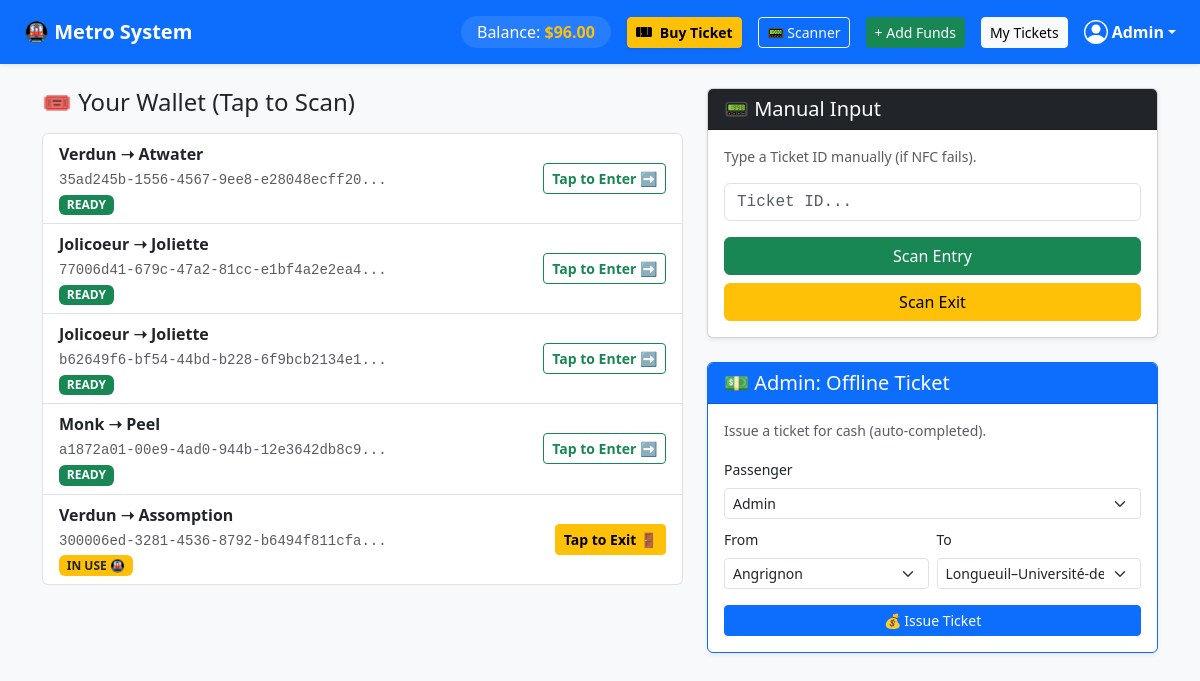
The app's page /scanner/ (signed in) with its own data.
### core/models.py (models this page shows, shortened)
class User(AbstractUser):
    is_passenger = models.BooleanField(default=True)
    balance = models.DecimalField(max_digits=10, decimal_places=2, default=0.00)

class Ticket(models.Model):
    STATUS_CHOICES = (
        ('ACTIVE', 'Active'),
        ('USED', 'Used'),
        ('EXPIRED', 'Expired'),
        ('CANCELLED', 'Cancelled'),
    )
    ticket_id = models.UUIDField(default=uuid.uuid4, editable=False, unique=True)
    user = models.ForeignKey(User, on_delete=models.CASCADE, related_name='tickets')
    source = models.ForeignKey(Station, related_name='source_tickets', on_delete=models.CASCADE)
    destination = models.ForeignKey(Station, related_name='dest_tickets', on_delete=models.CASCADE)
    status = models.CharField(max_length=10, choices=STATUS_CHOICES, default='ACTIVE')
    created_at = models.DateTimeField(auto_now_add=True)
    price = models.DecimalField(max_digits=6, decimal_places=2)
    status = models.CharField(max_length=10, choices=STATUS_CHOICES, default='ACTIVE')
    created_at = models.DateTimeField(auto_now_add=True)
    entry_time = models.DateTimeField(null=True, blank=True)
    exit_time = models.DateTimeField(null=True, blank=True)
    route_info = models.TextField(default="Direct Trip")

class Station(models.Model):
    name = models.CharField(max_length=100, unique=True)
    distance_from_hub = models.FloatField(default=0.0, help_text="Distance in km from the central station")

### core/views.py (the view)
# urls.py: path('scanner/', views.scanner_view, name='scanner'),
@login_required
def scanner_view(request):
    user_tickets = Ticket.objects.filter(user=request.user).order_by('-created_at')
    all_users = User.objects.all() if request.user.is_superuser else None
    stations = Station.objects.all() if request.user.is_superuser else None
    context = {
        'user_tickets': user_tickets,
        'all_users': all_users,
        'stations': stations
    }
    return render(request, 'core/scanner.html', context)

### core/templates/core/scanner.html (shortened to what this page needs)
{% extends 'core/base.html' %}
{% block content %}
<div class="row">
    <div class="col-md-7 mb-4">
        <h4 class="mb-3">🎟 Your Wallet (Tap to Scan)</h4>
        {% if user_tickets %}
            <div class="list-group">
                {% for ticket in user_tickets %}
                    <div class="list-group-item d-flex justify-content-between align-items-center">
                        <div>
                            <strong>{{ ticket.source.name }} ➝ {{ ticket.destination.name }}</strong><br>
                            <small class="text-muted font-monospace">{{ ticket.ticket_id|slice:":8" }}...</small>
                            <br>
                            {% if ticket.status == 'CANCELLED' %}
                                <span class="badge bg-danger">CANCELLED</span>
                            {% elif ticket.status == 'USED' %}
                                <span class="badge bg-secondary">USED</span>
                            {% elif ticket.entry_time and not ticket.exit_time %}
                                <span class="badge bg-warning text-dark">IN USE 🚇</span>
                            {% else %}
                                <span class="badge bg-success">READY</span>
                            {% endif %}
                        </div>
                        <div>
                            {% if ticket.status == 'ACTIVE' %}
                                {% if not ticket.entry_time %}
                                    <button onclick="quickScan('{{ ticket.ticket_id }}', 'entry')" class="btn btn-sm btn-outline-success fw-bold">
                                        Tap to Enter ➡️
                                    </button>
                                {% elif ticket.entry_time and not ticket.exit_time %}
                                    <button onclick="quickScan('{{ ticket.ticket_id }}', 'exit')" class="btn btn-sm btn-warning fw-bold">
                                        Tap to Exit 🚪
                                    </button>
                                {% endif %}
                            {% else %}
                                <button disabled class="btn btn-sm btn-light text-muted">History</button>
                            {% endif %}
                        </div>
                    </div>
                {% endfor %}
            </div>
        {% else %}
            <div class="alert alert-info">No tickets found. <a href="{% url 'buy_ticket' %}">Buy one?</a></div>
        {% endif %}
    </div>
    <div class="col-md-5">
        <div class="card shadow-sm mb-4">
            <div class="card-header bg-dark text-white">
                <h5 class="mb-0">📟 Manual Input</h5>
            </div>
            <div class="card-body">
                <p class="text-muted small">Type a Ticket ID manually (if NFC fails).</p>
                <input type="text" id="manualTicketId" class="form-control font-monospace mb-3" placeholder="Ticket ID...">
                <div class="d-grid gap-2">
                    <button onclick="scanManually('entry')" class="btn btn-success">Scan Entry</button>
                    <button onclick="scanManually('exit')" class="btn btn-warning">Scan Exit</button>
                </div>
            </div>
        </div>
        {% if user.is_superuser %}
        <div class="card shadow-sm border-primary">
            <div class="card-header bg-primary text-white">
                <h5 class="mb-0">💵 Admin: Offline Ticket</h5>
            </div>
            <div class="card-body">
                <p class="small text-muted">Issue a ticket for cash (auto-completed).</p>
                <form action="{% url 'admin_create_ticket' %}" method="POST">
                    <div class="mb-2">
                        <label class="form-label small">Passenger</label>
                        <select name="user_id" class="form-select form-select-sm">
                            {% for u in all_users %}
                                <option value="{{ u.id }}">{{ u.username }}</option>
                            {% endfor %}
                        </select>
                    </div>
                    <div class="row g-2 mb-3">
                        <div class="col-6">
                            <label class="form-label small">From</label>
                            <select name="source_id" class="form-select form-select-sm">
                                {% for s in stations %}
                                    <option value="{{ s.id }}">{{ s.name }}</option>
                                {% endfor %}
                            </select>
                        </div>
                        <div class="col-6">
                            <label class="form-label small">To</label>
                            <select name="dest_id" class="form-select form-select-sm">
                                {% for s in stations %}
                                    <option value="{{ s.id }}" {% if forloop.last %}selected{% endif %}>{{ s.name }}</option>
                                {% endfor %}
                            </select>
                        </div>
                    </div>
                    <button type="submit" class="btn btn-sm btn-primary w-100">💰 Issue Ticket</button>
                </form>
            </div>
        </div>
        {% endif %}
    </div>
</div>
{% endblock %}

### core/templates/core/base.html (shortened to what this page needs)
<!DOCTYPE html>
<html lang="en">
<head>
    <link href="https://cdn.jsdelivr.net/npm/bootstrap@5.3.0/dist/css/bootstrap.min.css" rel="stylesheet">
</head>
<body class="bg-light">
    <nav class="navbar navbar-expand-lg navbar-dark bg-primary mb-4 shadow-sm">
        <div class="container-fluid px-4"> <a class="navbar-brand fw-bold" href="/">🚇 Metro System</a>
            <div class="collapse navbar-collapse" id="navbarContent">
                <div class="ms-auto d-flex align-items-center gap-3 flex-wrap py-2">
                    {% if user.is_authenticated %}
                        <span class="navbar-text text-white bg-white bg-opacity-10 px-3 py-1 rounded-pill">
                            Balance: <strong class="text-warning">${{ user.balance }}</strong>
                        </span>
                        <a href="{% url 'buy_ticket' %}" class="btn btn-sm btn-warning d-flex align-items-center fw-bold btn-lift shadow-sm">
                            Buy Ticket
                        </a>
                        <a href="{% url 'scanner' %}" class="btn btn-sm btn-outline-light d-flex align-items-center">
                            📟 Scanner
                        </a>
                        <a href="{% url 'add_funds' %}" class="btn btn-sm btn-success d-flex align-items-center">
                            + Add Funds
                        </a>
                        <a href="{% url 'my_tickets' %}" class="btn btn-sm btn-light">
                            My Tickets
                        </a>
                        <div class="dropdown">
                            <a href="#" class="d-flex align-items-center text-white text-decoration-none dropdown-toggle" id="dropdownUser1" data-bs-toggle="dropdown" aria-expanded="false">
                                <strong>{{ user.username }}</strong>
                            </a>
                        </div>
                    {% else %}
                        <div class="d-flex gap-2">
                            <a href="{% url 'login' %}" class="btn btn-sm btn-light fw-bold">Login</a>
                            <a href="{% url 'register' %}" class="btn btn-sm btn-outline-light">Sign Up</a>
                        </div>
                    {% endif %}
                </div>
            </div>
        </div>
    </nav>
    <div class="container">
        {% block content %}
        {% endblock %}
    </div>
</body>
</html>

### records on screen
User: balance "96.00", username "Admin"
Ticket: source.name "Verdun", destination.name "Atwater", ticket_id "35ad245b-1556-4567-9ee8-e28048ecff20", status "READY"
Ticket: source.name "Jolicoeur", destination.name "Joliette", ticket_id "77006d41-679c-47a2-81cc-e1bf4a2e2ea4", status "READY"
Ticket: source.name "Jolicoeur", destination.name "Joliette", ticket_id "b62649f6-bf54-44bd-b228-6f9bcb2134e1", status "READY"
Ticket: source.name "Monk", destination.name "Peel", ticket_id "a1872a01-00e9-4ad0-944b-12e3642db8c9", status "READY"
Ticket: source.name "Verdun", destination.name "Assomption", ticket_id "300006ed-3281-4536-8792-b6494f811cfa", status "IN USE 🚇"

### other values on screen
form field user_id "Admin"
form field source_id "Angrignon"
form field dest_id "Longueuil–Université-de-Sherbrooke"
